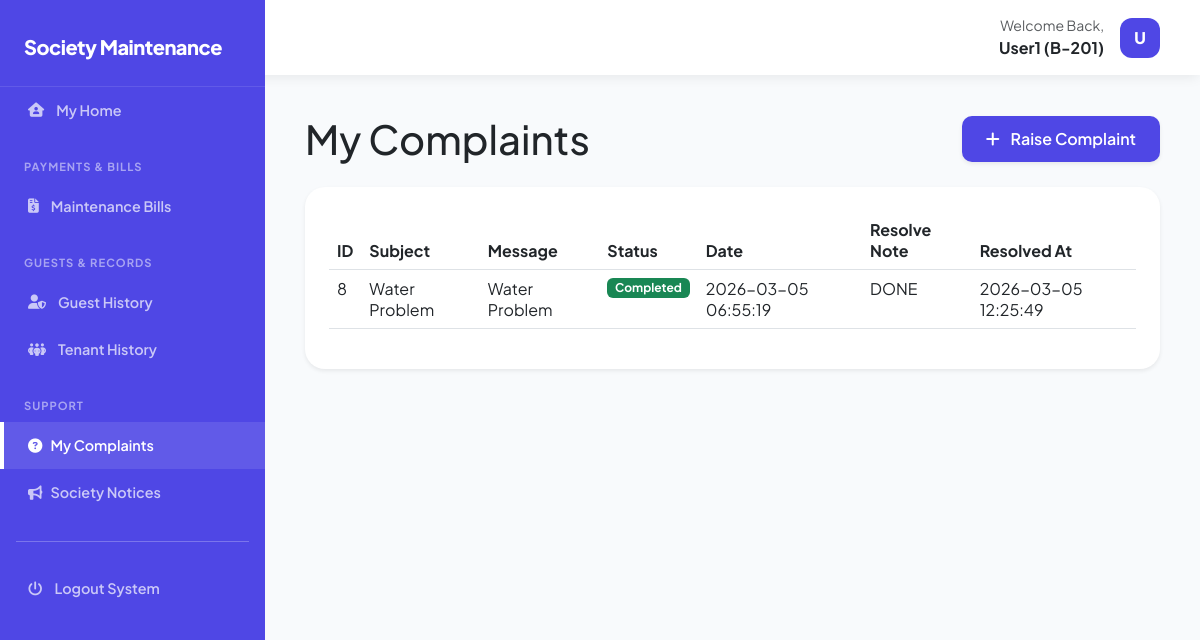
Page /public/view/view_userComplaint_status.php (signed in) on the committed database.
### tables this page shows
CREATE TABLE `flats` (
  `id` int UNSIGNED NOT NULL,
  `flat_number` varchar(255) NOT NULL,
  `floor` int NOT NULL,
  `block_number` varchar(10) NOT NULL,
  `flat_type` varchar(30) NOT NULL,
  `created_at` timestamp NOT NULL DEFAULT CURRENT_TIMESTAMP
);

CREATE TABLE `complaints` (
  `id` int UNSIGNED NOT NULL,
  `user_id` int UNSIGNED NOT NULL,
  `subject` varchar(255) NOT NULL,
  `message` text NOT NULL,
  `image` varchar(255) DEFAULT NULL,
  `status` enum('pending','processing','completed') NOT NULL DEFAULT 'pending',
  `resolve_note` text,
  `user_seen` tinyint(1) DEFAULT '0',
  `resolved_at` datetime DEFAULT NULL,
  `created_at` timestamp NULL DEFAULT CURRENT_TIMESTAMP
);

### public/view/view_userComplaint_status.php (the view, shortened to what this page needs)
<?php
require_once __DIR__ . '/../../core/config.php';
$user_id   = $_SESSION['user_id'];
$pdo->prepare("
    UPDATE complaints
    SET user_seen = 1
    WHERE user_id = ?
    AND status = 'completed'
    AND user_seen = 0
")->execute([$user_id]);
$stmt = $pdo->prepare("
    SELECT * FROM complaints
    WHERE user_id = ?
    ORDER BY id DESC
");
$stmt->execute([$user_id]);
$complaints = $stmt->fetchAll();
include __DIR__ . '/../../resources/layout/header.php';
?>
<!DOCTYPE html>
<html lang="en">
<head>
    <link rel="stylesheet" href="https://cdnjs.cloudflare.com/ajax/libs/font-awesome/6.5.0/css/all.min.css">
    <link href="https://cdn.jsdelivr.net/npm/bootstrap@5.3.0/dist/css/bootstrap.min.css" rel="stylesheet">
    <link rel="stylesheet" href="https://cdn.datatables.net/1.13.6/css/dataTables.bootstrap5.min.css">
    <link rel="stylesheet" href="../../assets/css/styles.css">
</head>
<body>
    <div class="main-wrapper">
        <main id="main-content">
            <div class="d-flex justify-content-between align-items-center mb-4">
                <h1 class="page-title m-0">My Complaints</h1>
                <button class="btn btn-brand shadow-sm"
                    data-bs-toggle="modal"
                    data-bs-target="#raiseComplaintModal">
                    <i class="fa-solid fa-plus me-2"></i> Raise Complaint
                </button>
            </div>
            <div class="data-card shadow-sm border-0">
                <div class="table-responsive">
                    <table class="table table-hover w-100">
                        <thead>
                            <tr>
                                <th>ID</th>
                                <th>Subject</th>
                                <th>Message</th>
                                <th>Status</th>
                                <th>Date</th>
                                <th>Resolve Note</th>
                                <th>Resolved At</th>
                            </tr>
                        </thead>
                        <tbody>
                            <?php if (empty($complaints)): ?>
                                <tr>
                                    <td colspan="7" class="text-center text-danger fw-bold">
                                        No Complaint Found !!!
                                    </td>
                                </tr>
                            <?php else: ?>
                                <?php foreach ($complaints as $c): ?>
                                    <tr>
                                        <td><?= $c['id'] ?></td>
                                        <td><?= htmlspecialchars($c['subject']) ?></td>
                                        <td><?= htmlspecialchars($c['message']) ?></td>
                                        <td>
                                            <?php
                                            if ($c['status'] == 'completed') echo "<span class='badge bg-success'>Completed</span>";
                                            ?>
                                        </td>
                                        <td><?= $c['created_at'] ?></td>
                                        <td><?= !empty($c['resolve_note']) ? htmlspecialchars($c['resolve_note']) : '-' ?></td>
                                        <td><?= !empty($c['resolved_at']) ? $c['resolved_at'] : '-' ?></td>
                                    </tr>
                                <?php endforeach; ?>
                            <?php endif; ?>
                        </tbody>
                    </table>
                </div>
            </div>
        </main>
    </div>
</body>
</html>
<?php include __DIR__ . '/../../resources/layout/footer.php'; ?>

### resources/layout/header.php (shortened to what this page needs)
<?php
require_once __DIR__ . '/../../core/config.php';
$name = $_SESSION['user_name']
    ?? $_SESSION['name']
    ?? 'User';
$initials = strtoupper(substr(trim($name), 0, 1));
$blockFlat = '';
if ($_SESSION['user_role'] === 'user') {
    $stmt = $pdo->prepare("
        SELECT f.block_number, f.flat_number
        FROM allotments a
        JOIN flats f ON f.id = a.flat_id
        WHERE a.user_id = ?
        LIMIT 1
    ");
    $stmt->execute([$_SESSION['user_id']]);
    $flatData = $stmt->fetch(PDO::FETCH_ASSOC);
    if ($flatData) {
        $blockFlat = $flatData['block_number'] . '-' . $flatData['flat_number'];
    }
}
?>
<!DOCTYPE html>
<html lang="en">
<head>
    <link rel="stylesheet" href="../../assets/css/styles.css">
</head>
<body>
    <header class="top-nav">
        <div id="mobile-toggle" onclick="toggleSidebar()">
        </div>
        <div class="ms-auto d-flex align-items-center">
            <div class="dropdown">
                <button class="btn d-flex align-items-center gap-3 border-0 bg-transparent p-0"
                    type="button"
                    data-bs-toggle="dropdown"
                    aria-expanded="false">
                    <?php if ($_SESSION['user_role'] === 'admin'): ?>
                        <div class="text-end d-none d-sm-block">
                            <p class="m-0 small text-muted">Admin Panel</p>
                            <p class="m-0 fw-bold">Administrator</p>
                        </div>
                        <div class="avatar-circle"><?= $initials ?></div>
                    <?php else: ?>
                        <div class="text-end d-none d-sm-block">
                            <p class="m-0 small text-muted">Welcome Back,</p>
                            <p class="m-0 fw-bold">
                                <?= htmlspecialchars($name) ?>
                                <?php if (!empty($blockFlat)): ?>
                                    (<?= htmlspecialchars($blockFlat) ?>)
                                <?php endif; ?>
                            </p>
                        </div>
                        <div class="avatar-circle"><?= $initials ?></div>
                    <?php endif; ?>
                </button>
            </div>
        </div>
    </header>
    <?php include __DIR__ . '/sidebar.php'; ?>

### assets/css/styles.css (style rules this page uses)
:root { --brand-color: #4F47E5; --brand-hover: #3428b3; --bg-main: #f8fafc; --sidebar-width: 265px; --transition: all 0.3s cubic-bezier(0.4, 0, 0.2, 1); }
body { font-family: 'Plus Jakarta Sans', sans-serif; background-color: var(--bg-main); margin: 0; overflow-x: hidden; }
.main-wrapper { flex: 1; margin-left: var(--sidebar-width); transition: var(--transition); min-height: 100vh; }
.top-nav { height: 75px; background: #ffffff; display: flex; align-items: center; justify-content: flex-end; padding: 0 2rem; position: sticky; top: 0; z-index: 1000; box-shadow: 0 4px 12px -2px rgba(0, 0, 0, 0.08); }
#main-content { padding: 2.5rem; }
.data-card, .stat-card { background: #ffffff; border: 1px solid #e2e8f0; border-radius: 20px; padding: 1.5rem; margin-bottom: 1rem; }
.btn-brand { background-color: var(--brand-color); color: white; border-radius: 10px; font-weight: 600; padding: 0.6rem 1.5rem; border: none; transition: 0.2s; }
.avatar-circle { width: 40px; height: 40px; background: var(--brand-color); color: #fff; border-radius: 12px; display: flex; align-items: center; justify-content: center; font-weight: 800; }
.main-wrapper { flex: 1; margin-left: var(--sidebar-width); min-height: 100vh; }
.top-nav { height: 75px; background: #fff; display: flex; align-items: center; justify-content: flex-end; padding: 0 2.5rem; position: sticky; top: 0; box-shadow: 0 4px 12px -2px rgba(0, 0, 0, 0.08); }
.data-card { background: #fff; border: 1px solid #e2e8f0; border-radius: 20px; padding: 1.5rem; }
.btn-brand { color: #fff; border: none; padding: 0.7rem 1.5rem; border-radius: 10px; font-weight: 600; }

### rows in the picture
flats: blockFlat "B-201"
complaints: id "8", subject "Water Problem", message "Water Problem", status "Completed", created_at "2026-03-05 06:55:19", resolve_note "DONE", resolved_at "2026-03-05 12:25:49"

### other values in the picture
$name "User1"
$initials "U"
